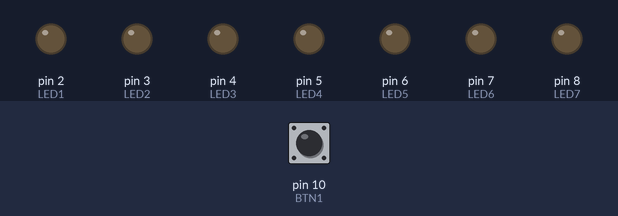
The sketch below on a simulated Arduino Uno, built with avr-gcc and run on an emulated ATmega328P. On the bench: output pins drawn as LEDs (lit = HIGH). The test bench sets the inputs (shaded band); at power-on: pin 10 (BTN1) LOW. Random numbers use the default seed unless the sketch sets one.

Above: at 1.2 s.
1.3 s: pin 10 (BTN1) pulled HIGH for 1 s
At 3.4 s:
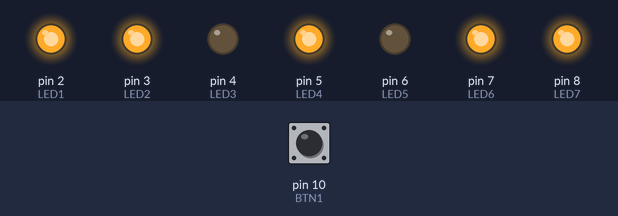
3.8 s: pin 10 (BTN1) pulled HIGH for 0.15 s
At 4.1 s:
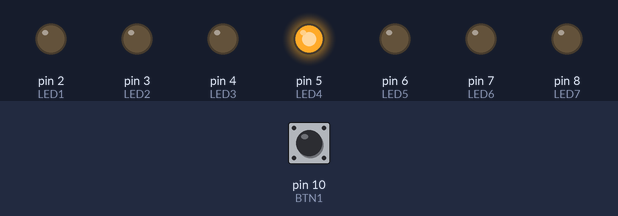
5.4 s: pin 10 (BTN1) pulled HIGH for 3.2 s
At 8.9 s:
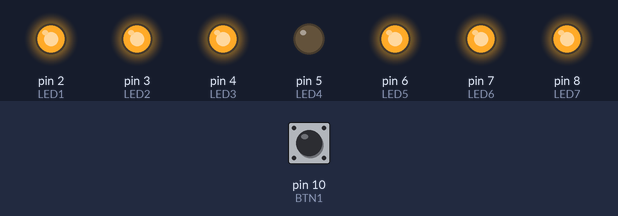
Timing chart, 0 to 10.4 s (numbered marks = the images above; inputs shaded):
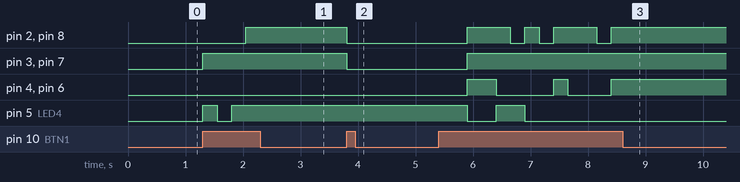

Measured:
- after the input at 1.3 s, pin 2 (LED1), pin 8 (LED7): LOW → HIGH after 0.75 s; pin 3 (LED2), pin 7 (LED6): LOW → HIGH at once; pin 5 (LED4): LOW → HIGH at once, → LOW 0.25 s later, → HIGH 0.25 s later
- after the input at 3.8 s, pin 2 (LED1), pin 3 (LED2), pin 7 (LED6), pin 8 (LED7): HIGH → LOW at once
- after the input at 5.4 s, pin 2 (LED1): goes HIGH 0.75 s, LOW 0.25 s, HIGH 0.25 s, LOW 0.25 s, HIGH 0.75 s, LOW 0.25 s, then HIGH, starting after 0.50 s; pin 3 (LED2): LOW → HIGH after 0.50 s

The sketch:

sketch_dice_test.ino
```cpp
const unsigned int LED1 = 2;
const unsigned int LED2 = 3;
const unsigned int LED3 = 4;
const unsigned int LED4 = 5;
const unsigned int LED5 = 6;
const unsigned int LED6 = 7;
const unsigned int LED7 = 8;
const unsigned int BTN1 = 10;
const unsigned int delayTime = 250;
int Btn1_PrevState = LOW;
int Btn1_CurrState = LOW;
int rolled = 0;

void setup() {

    pinMode(LED1, OUTPUT);
    pinMode(LED2, OUTPUT);
    pinMode(LED3, OUTPUT);
    pinMode(LED4, OUTPUT);
    pinMode(LED5, OUTPUT);
    pinMode(LED6, OUTPUT);
    pinMode(LED7, OUTPUT);
    pinMode(BTN1, INPUT);
    randomSeed(analogRead(A0));
}

void loop() {
    Btn1_CurrState = digitalRead(BTN1);
    if ( Btn1_CurrState == HIGH ) {
        rolled = random(1,7);

        switch (rolled) {
            case 1:
                showDiceOne();
                break;
            case 2:
                showDiceTwo();
                break;
            case 3:
                showDiceThree();
                break;
            case 4:
                showDiceFour();
                break;
            case 5:
                showDiceFive();
                break;
            case 6:
                showDiceSix();
                break;
        }
        delay(delayTime);
    }
}

void showDiceOne() {
  digitalWrite(LED1, LOW);
  digitalWrite(LED2, LOW);
  digitalWrite(LED3, LOW);
  digitalWrite(LED4, HIGH);
  digitalWrite(LED5, LOW);
  digitalWrite(LED6, LOW);
  digitalWrite(LED7, LOW);
}

void showDiceTwo() {
  digitalWrite(LED1, LOW);
  digitalWrite(LED2, HIGH);
  digitalWrite(LED3, LOW);
  digitalWrite(LED4, LOW);
  digitalWrite(LED5, LOW);
  digitalWrite(LED6, HIGH);
  digitalWrite(LED7, LOW);
}

void showDiceThree() {
  digitalWrite(LED1, LOW);
  digitalWrite(LED2, HIGH);
  digitalWrite(LED3, LOW);
  digitalWrite(LED4, HIGH);
  digitalWrite(LED5, LOW);
  digitalWrite(LED6, HIGH);
  digitalWrite(LED7, LOW);
}

void showDiceFour() {
  digitalWrite(LED1, HIGH);
  digitalWrite(LED2, HIGH);
  digitalWrite(LED3, LOW);
  digitalWrite(LED4, LOW);
  digitalWrite(LED5, LOW);
  digitalWrite(LED6, HIGH);
  digitalWrite(LED7, HIGH);
}

void showDiceFive() {
  digitalWrite(LED1, HIGH);
  digitalWrite(LED2, HIGH);
  digitalWrite(LED3, LOW);
  digitalWrite(LED4, HIGH);
  digitalWrite(LED5, LOW);
  digitalWrite(LED6, HIGH);
  digitalWrite(LED7, HIGH);
}

void showDiceSix() {
  digitalWrite(LED1, HIGH);
  digitalWrite(LED2, HIGH);
  digitalWrite(LED3, HIGH);
  digitalWrite(LED4, LOW);
  digitalWrite(LED5, HIGH);
  digitalWrite(LED6, HIGH);
  digitalWrite(LED7, HIGH);
}
```
